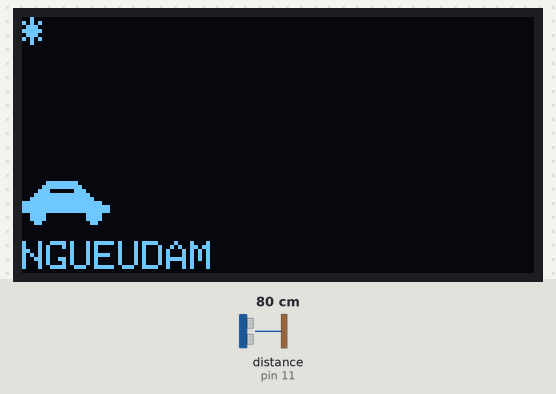
Recording of a sketch running on a simulated Arduino Uno, built with avr-gcc and run on an emulated ATmega328P. On the bench: 128×64 one-colour display. Wiring (inferred from the names in the program): ultrasonic range finder: trigger pin 12; echo pin 11. The inputs (shaded band) are chosen by the test bench; at power-on: distance to the obstacle (sensor on pin 11) 80 cm. The echo pulse lasts 58.3 µs per cm; what the sketch prints to the serial monitor is not drawn.

Above: at 1.2 s.
1.3 s: distance to the obstacle (sensor on pin 11) set to 4 cm
At 2.2 s:
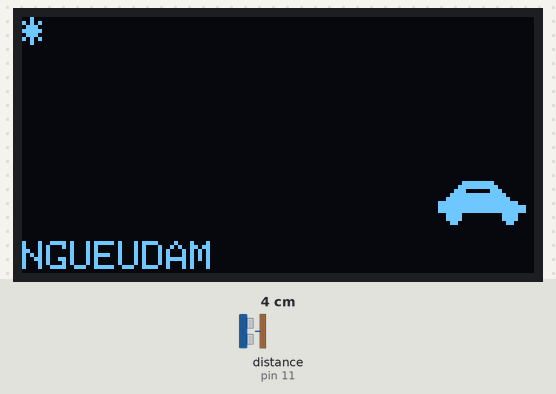
3.0 s: distance to the obstacle (sensor on pin 11) set to 18 cm
At 3.4 s:
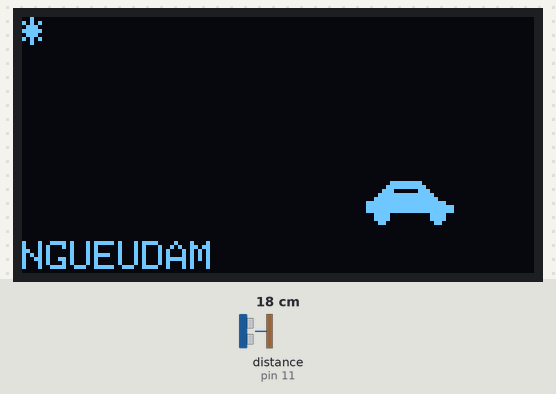
4.5 s: distance to the obstacle (sensor on pin 11) set to 35 cm
At 5.8 s:
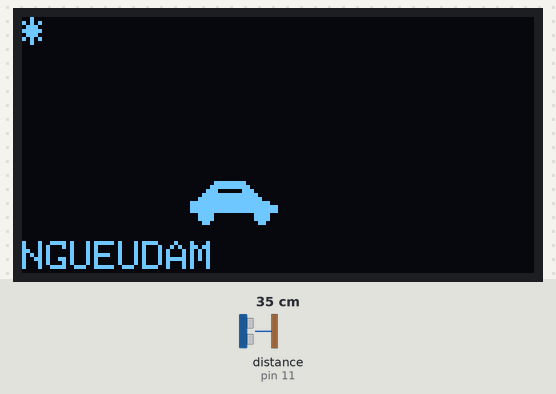
Timing chart, 0 to 7.5 s (numbered marks = the images above; inputs shaded):
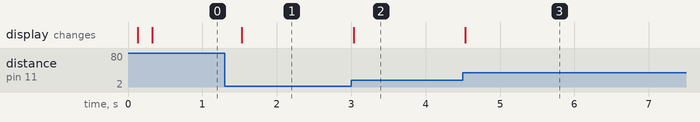

Measured:
- after the input at 1.3 s, the display: changes after 0.23 s (image 1)
- after the input at 3.0 s, the display: changes at once (image 2)
- after the input at 4.5 s, the display: changes at once (image 3)

The sketch:

labo_01.ino
```cpp
#include <Wire.h>
#include <Adafruit_GFX.h>
#include <Adafruit_SSD1306.h>

const int SCREEN_WIDTH = 128;
const int SCREEN_HEIGHT = 64;
const int ECHO_PIN = 11;
const int TRIG_PIN = 12;

const char NOM_FAMILLE[] = "NGUEUDAM";


const int LARGEUR_VOITURE = 24;

const int DISTANCE_INVALIDE = -1;
const unsigned long INTERVALLE_DISTANCE_MS = 250;
const int DISTANCE_ANIMATION_MIN_CM = 10;
const int DISTANCE_ANIMATION_MAX_CM = 50;

static const unsigned char PROGMEM soleil_bmp[] = {
  B00100000,
  B10101000,
  B01110000,
  B11111000,
  B01110000,
  B10101000,
  B00100000,
  B00000000
};

static const unsigned char PROGMEM voiture_bmp[] = {
  B00000000, B00000000, B00000000,
  B00000011, B11111100, B00000000,
  B00000111, B11111110, B00000000,
  B00001110, B00000111, B00000000,
  B00011111, B11111111, B10000000,
  B00111111, B11111111, B11000000,
  B11111111, B11111111, B11110000,
  B11111111, B11111111, B11111100,
  B11111111, B11111111, B11111100,
  B00111100, B00000000, B11110000,
  B00111100, B00000000, B11110000,
  B00011000, B00000000, B01100000
};

Adafruit_SSD1306 display(SCREEN_WIDTH, SCREEN_HEIGHT, &Wire, -1);

unsigned long currentTime = 0;
int distanceCm = DISTANCE_INVALIDE;

void setup() {
  Serial.begin(115200);
  pinMode(TRIG_PIN, OUTPUT);
  pinMode(ECHO_PIN, INPUT);

  if (!display.begin(SSD1306_SWITCHCAPVCC, 0x3C)) {
    Serial.println(F("Echec d'allocation SSD1306"));
    for (;;) {}
  }

  display.clearDisplay();
  display.setTextColor(SSD1306_WHITE);
  display.display();
}

void loop() {
  currentTime = millis();

  distanceCm = distanceTask(currentTime);
  printDistanceTask(currentTime, distanceCm);
  displayTask(currentTime, distanceCm);
}

int distanceTask(unsigned long ct) {
  static unsigned long lastTime = 0;
  static int lastResult = DISTANCE_INVALIDE;

  if (ct - lastTime < INTERVALLE_DISTANCE_MS) {
    return lastResult;
  }
  lastTime = ct;

  digitalWrite(TRIG_PIN, LOW);
  delayMicroseconds(2);
  digitalWrite(TRIG_PIN, HIGH);
  delayMicroseconds(10);
  digitalWrite(TRIG_PIN, LOW);

  unsigned long duration = pulseIn(ECHO_PIN, HIGH);
  int result = duration * 0.034 / 2;

  if (result >= 2 && result <= 400) {
    lastResult = result;
  }

  return lastResult;
}

void printDistanceTask(unsigned long ct, int distance) {
  static unsigned long lastTime = 0;

  if (ct - lastTime < INTERVALLE_DISTANCE_MS) {
    return;
  }
  lastTime = ct;

  if (distance != DISTANCE_INVALIDE) {
    Serial.print(F("Distance : "));
    Serial.print(distance);
    Serial.println(F(" cm"));
  }
}

void drawName() {
  display.setTextSize(1);
  display.setCursor(0, SCREEN_HEIGHT - 8);
  display.print(NOM_FAMILLE);
}

void displayTask(unsigned long ct, int distance) {
  static unsigned long lastTime = 0;

  if (ct - lastTime < 100) {
    return;
  }
  lastTime = ct;

  int carX = (SCREEN_WIDTH - LARGEUR_VOITURE) / 2;
  if (distance != DISTANCE_INVALIDE) {
    int limitedDistance = constrain(distance, DISTANCE_ANIMATION_MIN_CM,
                                    DISTANCE_ANIMATION_MAX_CM);
    carX = map(limitedDistance, DISTANCE_ANIMATION_MIN_CM,
               DISTANCE_ANIMATION_MAX_CM,
               SCREEN_WIDTH - LARGEUR_VOITURE, 0);
  }

  display.clearDisplay();
  display.drawBitmap(0, 0, soleil_bmp, 5, 8, SSD1306_WHITE);
  drawName();
  display.drawBitmap(carX, 40, voiture_bmp, LARGEUR_VOITURE, 12,
                     SSD1306_WHITE);
  display.display();
}
```
